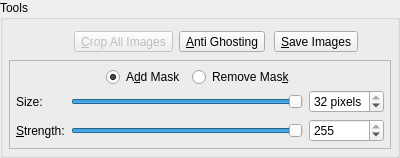
      <widget class="QGroupBox" name="toolsGroupBox" >
       <property name="maximumSize" >
        <size>
         <width>400</width>
         <height>16777215</height>
        </size>
       </property>
       <property name="title" >
        <string>Tools</string>
       </property>
       <layout class="QVBoxLayout" >
        <property name="margin" >
         <number>6</number>
        </property>
        <property name="spacing" >
         <number>3</number>
        </property>
        <item>
         <layout class="QHBoxLayout" >
          <property name="margin" >
           <number>0</number>
          </property>
          <property name="spacing" >
           <number>6</number>
          </property>
          <item>
           <spacer>
            <property name="orientation" >
             <enum>Qt::Horizontal</enum>
            </property>
            <property name="sizeHint" >
             <size>
              <width>103</width>
              <height>31</height>
             </size>
            </property>
           </spacer>
          </item>
          <item>
           <widget class="QToolButton" name="cropButton" >
            <property name="enabled" >
             <bool>false</bool>
            </property>
            <property name="toolTip" >
             <string>Crop the stack of images after a selection with the left mouse button has been made</string>
            </property>
            <property name="whatsThis" >
             <string>Clicking this button you will be able to crop all the images to the size that you have previously selected with the left mouse button (press and hold the left mouse button and move the pointer to select a crop area, then press this button).</string>
            </property>
            <property name="text" >
             <string>&amp;Crop All Images</string>
            </property>
            <property name="icon" >
             <iconset resource="../icons.qrc" >:/new/prefix1/images/crop.png</iconset>
            </property>
            <property name="iconSize" >
             <size>
              <width>22</width>
              <height>22</height>
             </size>
            </property>
            <property name="shortcut" >
             <string>Ctrl+X</string>
            </property>
           </widget>
          </item>
          <item>
           <spacer>
            <property name="orientation" >
             <enum>Qt::Horizontal</enum>
            </property>
            <property name="sizeHint" >
             <size>
              <width>31</width>
              <height>31</height>
             </size>
            </property>
           </spacer>
          </item>
          <item>
           <widget class="QToolButton" name="antighostToolButton" >
            <property name="text" >
             <string>&amp;Anti Ghosting</string>
            </property>
            <property name="icon" >
             <iconset resource="../icons.qrc" >:/new/prefix1/images/ghost_32x32.png</iconset>
            </property>
            <property name="iconSize" >
             <size>
              <width>22</width>
              <height>22</height>
             </size>
            </property>
            <property name="checkable" >
             <bool>true</bool>
            </property>
           </widget>
          </item>
          <item>
           <spacer>
            <property name="orientation" >
             <enum>Qt::Horizontal</enum>
            </property>
            <property name="sizeHint" >
             <size>
              <width>41</width>
              <height>31</height>
             </size>
            </property>
           </spacer>
          </item>
          <item>
           <widget class="QToolButton" name="saveImagesButton" >
            <property name="text" >
             <string>&amp;Save Images</string>
            </property>
            <property name="icon" >
             <iconset resource="../icons.qrc" >:/new/prefix1/images/filesave.png</iconset>
            </property>
            <property name="iconSize" >
             <size>
              <width>22</width>
              <height>22</height>
             </size>
            </property>
            <property name="shortcut" >
             <string>Ctrl+S</string>
            </property>
           </widget>
          </item>
          <item>
           <spacer>
            <property name="orientation" >
             <enum>Qt::Horizontal</enum>
            </property>
            <property name="sizeHint" >
             <size>
              <width>71</width>
              <height>31</height>
             </size>
            </property>
           </spacer>
          </item>
         </layout>
        </item>
        <item>
         <widget class="QFrame" name="toolOptionsFrame" >
          <property name="frameShape" >
           <enum>QFrame::StyledPanel</enum>
          </property>
          <property name="frameShadow" >
           <enum>QFrame::Raised</enum>
          </property>
          <layout class="QVBoxLayout" >
           <property name="margin" >
            <number>6</number>
           </property>
           <property name="spacing" >
            <number>3</number>
           </property>
           <item>
            <layout class="QHBoxLayout" >
             <property name="margin" >
              <number>0</number>
             </property>
             <property name="spacing" >
              <number>6</number>
             </property>
             <item>
              <spacer>
               <property name="orientation" >
                <enum>Qt::Horizontal</enum>
               </property>
               <property name="sizeHint" >
                <size>
                 <width>40</width>
                 <height>20</height>
                </size>
               </property>
              </spacer>
             </item>
             <item>
              <widget class="QRadioButton" name="addMaskRadioButton" >
               <property name="text" >
                <string>A&amp;dd Mask</string>
               </property>
               <property name="checked" >
                <bool>true</bool>
               </property>
              </widget>
             </item>
             <item>
              <widget class="QRadioButton" name="removeMaskRadioButton" >
               <property name="text" >
                <string>Remove Mas&amp;k</string>
               </property>
              </widget>
             </item>
             <item>
              <spacer>
               <property name="orientation" >
                <enum>Qt::Horizontal</enum>
               </property>
               <property name="sizeHint" >
                <size>
                 <width>40</width>
                 <height>20</height>
                </size>
               </property>
              </spacer>
             </item>
            </layout>
           </item>
           <item>
            <layout class="QGridLayout" >
             <property name="margin" >
              <number>0</number>
             </property>
             <property name="spacing" >
              <number>6</number>
             </property>
             <item row="0" column="1" >
              <widget class="QSlider" name="agBrushSizeQSlider" >
               <property name="minimum" >
                <number>1</number>
               </property>
               <property name="maximum" >
                <number>32</number>
               </property>
               <property name="value" >
                <number>32</number>
               </property>
               <property name="orientation" >
                <enum>Qt::Horizontal</enum>
               </property>
              </widget>
             </item>
             <item row="1" column="2" >
              <widget class="QSpinBox" name="agBrushStrengthQSpinbox" >
               <property name="maximum" >
                <number>255</number>
               </property>
               <property name="minimum" >
                <number>1</number>
               </property>
               <property name="value" >
                <number>255</number>
               </property>
              </widget>
             </item>
             <item row="0" column="0" >
              <widget class="QLabel" name="labelBrushSize" >
               <property name="text" >
                <string>Size:</string>
               </property>
              </widget>
             </item>
             <item row="1" column="1" >
              <widget class="QSlider" name="agBrushStrengthQSlider" >
               <property name="minimum" >
                <number>1</number>
               </property>
               <property name="maximum" >
                <number>255</number>
               </property>
               <property name="value" >
                <number>255</number>
               </property>
               <property name="orientation" >
                <enum>Qt::Horizontal</enum>
               </property>
              </widget>
             </item>
             <item row="0" column="2" >
              <widget class="QSpinBox" name="agBrushSizeQSpinbox" >
               <property name="suffix" >
                <string> pixels</string>
               </property>
               <property name="maximum" >
                <number>32</number>
               </property>
               <property name="minimum" >
                <number>1</number>
               </property>
               <property name="value" >
                <number>32</number>
               </property>
              </widget>
             </item>
             <item row="1" column="0" >
              <widget class="QLabel" name="labelBrushStrength" >
               <property name="text" >
                <string>&amp;Strength:</string>
               </property>
               <property name="buddy" >
                <cstring>agBrushStrengthQSlider</cstring>
               </property>
              </widget>
             </item>
            </layout>
           </item>
          </layout>
         </widget>
        </item>
       </layout>
      </widget>
